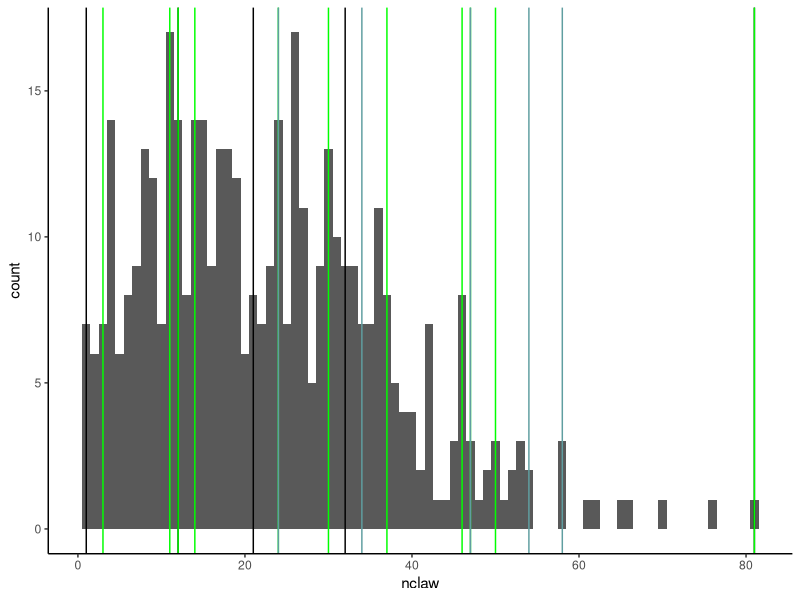
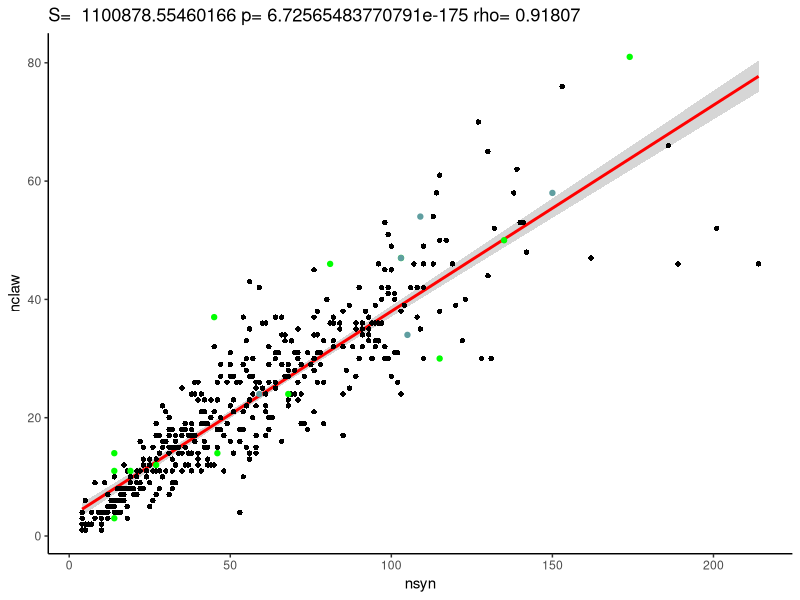
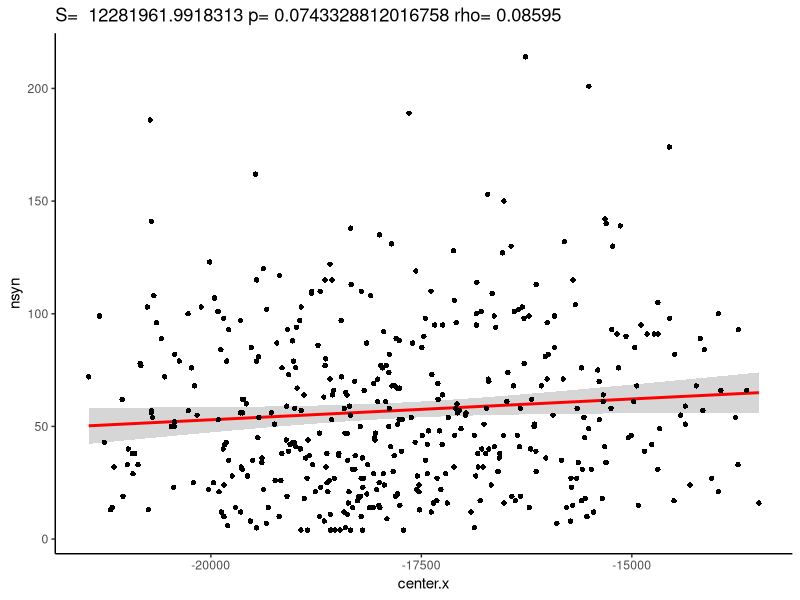
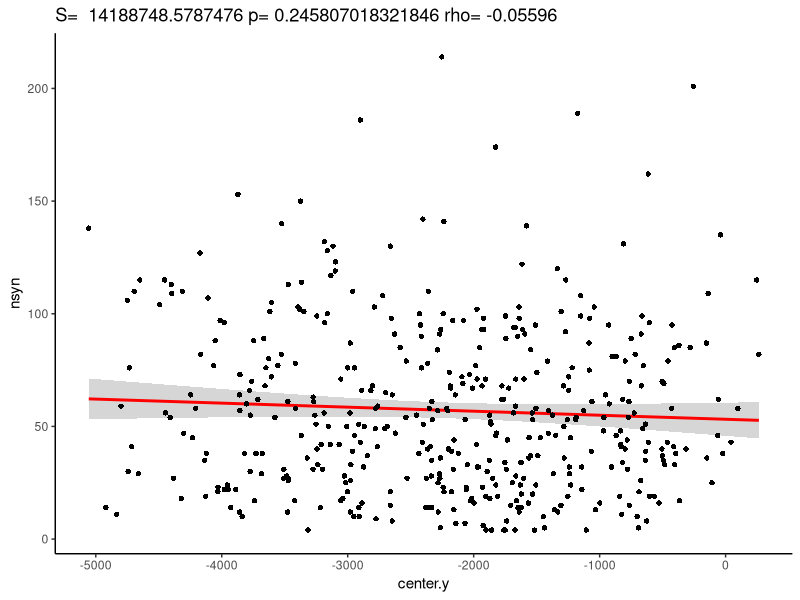
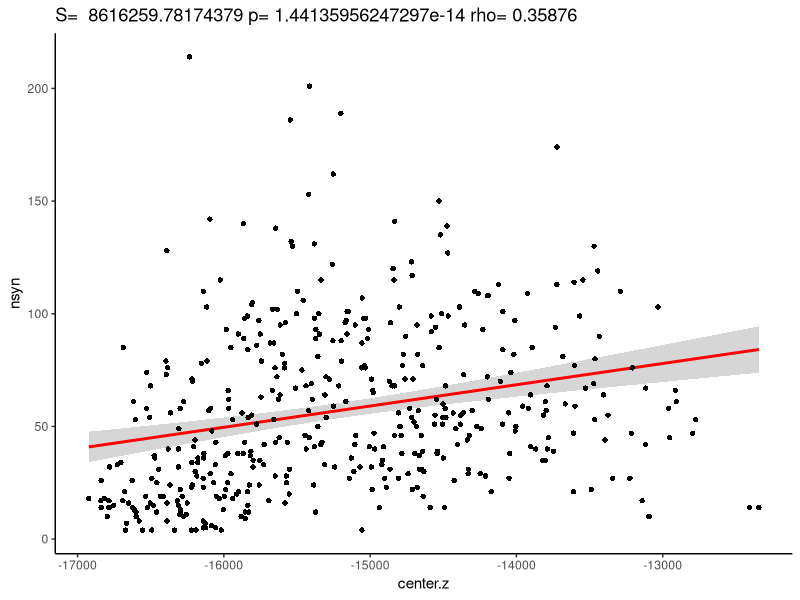
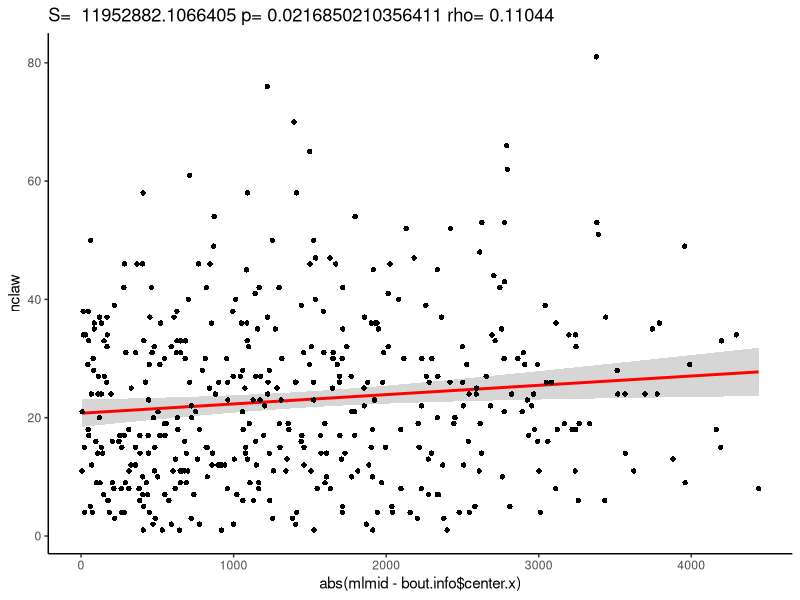
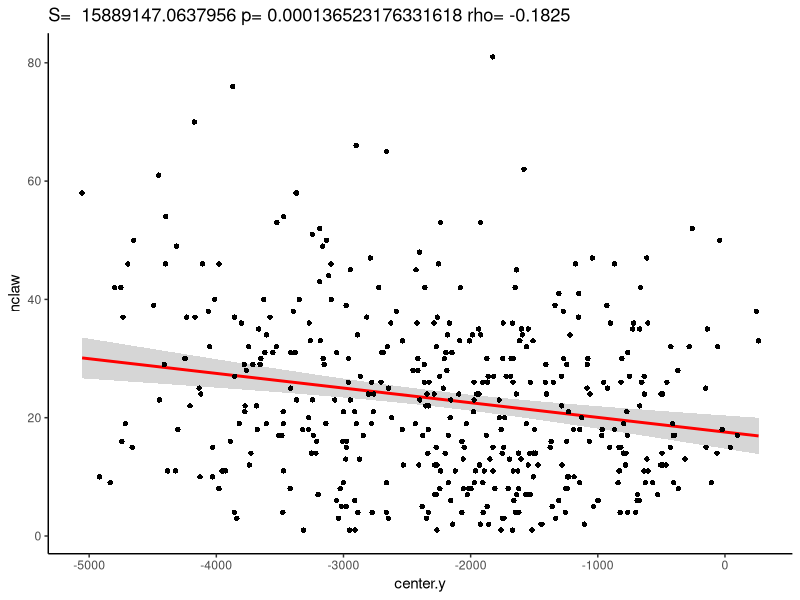
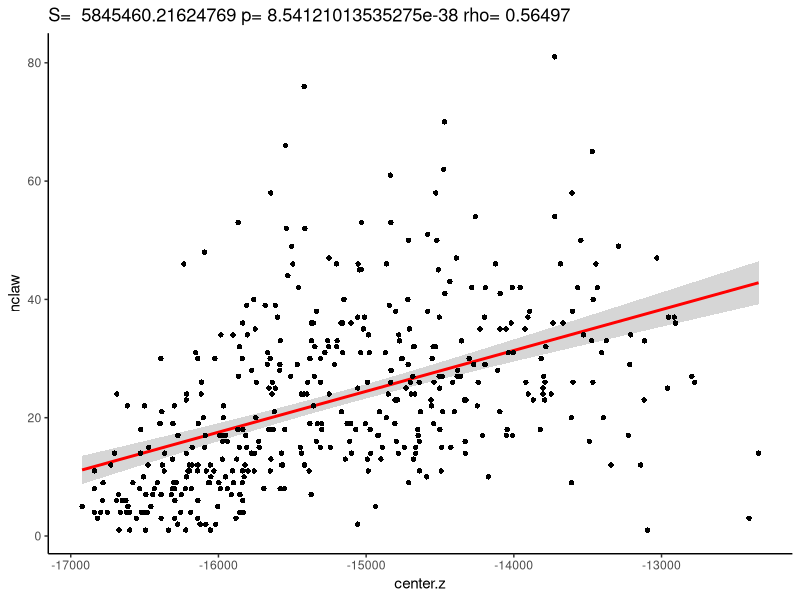

Write the R code that produced these figures, in order.
#KC claw number per bouton analysis.
#originally written 3/8/2024
#load packages------
library(ggplot2)
library(dplyr)
library(ggbeeswarm)
library(patchwork)
theme_set(theme_classic())
#set working directory and load files------
setwd("C:/Users/emmamtk/Desktop/CSVs for paper")
#KC info and claw info only for olfactory KCs (those in the main calyx)
kc.info <- read.csv('KC_info.csv')
claw.info <- read.csv('claw_info.csv')
#pn and bouton info
pn.info <- read.csv('PN_info.csv')
bout.info <- read.csv('bouton_info_KCconnectivity.csv')[,1:8]
#calculate number of claws on each bouton
for(i in 1:nrow(bout.info)){
  bclaws <- filter(claw.info, pn.boutId == bout.info$pn.boutId[i])
  #number of claws on that bouton
  bout.info$nclaw[i] <- nrow(bclaws)
}
#filter out boutons with 0 claws
bout.info <- bout.info[bout.info$nclaw>0,]


#plot number of claws per bouton distribution (2e)-----------
ggplot(bout.info, aes(x=nclaw))+geom_histogram(binwidth = 1)+geom_vline(xintercept = quantile(bout.info$nclaw))+
  geom_vline(xintercept = bout.info$nclaw[bout.info$pn.glomerulus=='DC1'], color='green')+
  geom_vline(xintercept = bout.info$nclaw[bout.info$pn.glomerulus=='DM3'], color='cadetblue')


ggsave('clawperbouton_histogram_DC1_values.pdf',
       width = 6, height = 4,units = 'in')
#plot number of claws by size of bouton (2e)----------
#shapiro test for normality
shapiro.test(bout.info$nclaw)
shapiro.test(bout.info$nsyn)
#none are normal will use spearman correlation formula to calculate values
test <- cor.test(bout.info$nclaw,bout.info$nsyn, method = 'spearman')
ggplot(bout.info,aes(nsyn,nclaw))+
  stat_smooth(method = 'lm', col = 'red', se = T, level =0.95)+
  geom_point(shape =16)+
  geom_point(data = filter(bout.info, pn.glomerulus == 'DC1'), aes(x=nsyn, y = nclaw), color = 'green')+
  geom_point(data = filter(bout.info, pn.glomerulus == 'DM3'), aes(x=nsyn, y = nclaw), color = 'cadetblue')+
  labs(title = paste('S= ',test$statistic, 'p=', test$p.value, 'rho=', round(test$estimate,5 )))
ggsave('clawperbouton_byboutonsize_withDC1DM3.pdf',
       width = 6, height = 6,units = 'in')


#bouton size along different anatomical axes (S2a)--------
#shapiro test for normality
shapiro.test(bout.info$center.x)
shapiro.test(bout.info$center.y)
shapiro.test(bout.info$center.z)
shapiro.test(bout.info$nsyn)
#none are normal will use spearman correlation formula to calculate values
test <- cor.test(bout.info$center.x,bout.info$nsyn, method = 'spearman')
ggplot(bout.info,aes(center.x,nsyn))+
  stat_smooth(method = 'lm', col = 'red', se = T, level =0.95)+
  geom_point(shape =16)+
  labs(title = paste('S= ',test$statistic, 'p=', test$p.value, 'rho=', round(test$estimate,5 )))
ggsave('boutonsizebybouton_xlocation.pdf',
       width = 6, height = 6,units = 'in')

test <- cor.test(bout.info$center.y,bout.info$nsyn, method = 'spearman')
ggplot(bout.info,aes(center.y,nsyn))+
  stat_smooth(method = 'lm', col = 'red', se = T, level =0.95)+
  geom_point(shape =16)+
  labs(title = paste('S= ',test$statistic, 'p=', test$p.value, 'rho=', round(test$estimate,5 )))
ggsave('boutonsizebybouton_ylocation.pdf',
       width = 6, height = 6,units = 'in')

test <- cor.test(bout.info$center.z,bout.info$nsyn, method = 'spearman')
ggplot(bout.info,aes(center.z,nsyn))+
  stat_smooth(method = 'lm', col = 'red', se = T, level =0.95)+
  geom_point(shape =16)+
  labs(title = paste('S= ',test$statistic, 'p=', test$p.value, 'rho=', round(test$estimate,5 )))
ggsave('boutonsizebybouton_zlocation.pdf',
       width = 6, height = 6,units = 'in')


#number of claws per bouton by bouton position (S2b)-------------
#plot number of claws by bouton ML position
mlmid <- median(bout.info$center.x)

shapiro.test(abs(mlmid-bout.info$center.x))
shapiro.test(bout.info$nclaw)

test <- cor.test(abs(mlmid-bout.info$center.x),bout.info$nclaw, method = 'spearman')
ggplot(bout.info,aes(abs(mlmid-bout.info$center.x),nclaw))+
  stat_smooth(method = 'lm', col = 'red', se = T, level =0.95)+
  geom_point(shape =16)+
  labs(title = paste('S= ',test$statistic, 'p=', test$p.value, 'rho=', round(test$estimate,5 )))
ggsave('clawperbouton_byboutonX.pdf',
       width = 6, height = 6,units = 'in')

#plot number of claws by bouton AP position
test <- cor.test(bout.info$center.y,bout.info$nclaw, method = 'spearman')
ggplot(bout.info,aes(center.y,nclaw))+
  stat_smooth(method = 'lm', col = 'red', se = T, level =0.95)+
  geom_point(shape =16)+
  labs(title = paste('S= ',test$statistic, 'p=', test$p.value, 'rho=', round(test$estimate,5 )))
ggsave('clawperbouton_byboutonY.pdf', width = 6, height = 6, units = 'in')
#plot number of claws by bouton DV position
test <- cor.test(bout.info$center.z,bout.info$nclaw, method = 'spearman')
ggplot(bout.info,aes(center.z,nclaw))+
  stat_smooth(method = 'lm', col = 'red', se = T, level =0.95)+
  geom_point(shape =16)+
  labs(title = paste('S= ',test$statistic, 'p=', test$p.value, 'rho=', round(test$estimate,5 )))
ggsave('clawperbouton_byboutonZ.pdf', width = 6, height = 6, units = 'in')
#plot boutons colored by number of claws (S2c)--------------------
#adding a column to assign bins to each claw per bouton value
bout.info <- bout.info%>% mutate(new_bin = cut(nclaw, breaks = c(seq(0,50,5),85)))
#bins are 5 apart between 0 and 50 there is another bin for values between 50 and 85
#making a palette for the binned data wtih 10 values 11th value will be black for boutons with more than 50 claws
pal <- colorRampPalette(c("#E6E7E8","#3A97FF","#8816A7"))(10)
#plot ML DV
ggplot(bout.info, aes(x= center.x, y = center.z, color = new_bin))+geom_point(shape = 20)+
  scale_color_manual(values=c(pal,'black'))
ggsave('clawperbouton_ML_DV.pdf', width = 6, height = 4, units = 'in')
#plot AP DV
ggplot(bout.info, aes(x= center.y, y = center.z, color = new_bin))+geom_point(shape = 20)+
  scale_color_manual(values=c(pal,'black'))
ggsave('clawperbouton_AP_DV.pdf', width = 6, height = 4, units = 'in')

#########fig 2h CLAW SPREAD###############
#for each kc calculate maximum spread on each axis---------
for(i in 1:nrow(kc.info)){
  kcclaws <- filter(claw.info, kc.bodyId == kc.info$kc.bodyId[i])
  kc.info$x.spread[i] <- abs(max(kcclaws$center.x)-min(kcclaws$center.x))
  kc.info$y.spread[i] <- abs(max(kcclaws$center.y)-min(kcclaws$center.y))
  kc.info$z.spread[i] <- abs(max(kcclaws$center.z)-min(kcclaws$center.z))
}
#plot ML (x) spread -----------
#size of M-L axis
mlscale <- max(bout.info$center.x)-min(bout.info$center.x)
ggplot()+
  #ML quarters
  geom_vline(xintercept=c(mlscale*.25,mlscale*.5,mlscale*.75,mlscale),color = 'red')+
  #all KCs
  stat_bin(data = filter(kc.info, nclaw>2), aes(x=x.spread),geom = 'line',binwidth = 100,color = 'black')+
  geom_vline(xintercept = median(kc.info$x.spread), color = 'black')+
  #gamma KCs
  stat_bin(data = filter(kc.info, kc.largetype=='gamma',nclaw>2), aes(x=x.spread),geom = 'line',binwidth = 100,color = 'darkblue')+
  geom_vline(xintercept = median(filter(kc.info, kc.largetype == 'gamma')$x.spread), color = 'darkblue')+
  #alpha'beta' KCs
  stat_bin(data = filter(kc.info, kc.largetype=='alphaprimebetaprime',nclaw>2), aes(x=x.spread),geom = 'line',binwidth = 100,color = 'green')+
  geom_vline(xintercept = median(filter(kc.info, kc.largetype == 'alphaprimebetaprime')$x.spread), color = 'green')+
  #alpha beta KCs
  stat_bin(data = filter(kc.info, kc.largetype=='alphabeta',nclaw>2), aes(x=x.spread),geom = 'line',binwidth = 100,color = 'cadetblue')+
  geom_vline(xintercept = median(filter(kc.info, kc.largetype == 'alphabeta')$x.spread), color = 'cadetblue')+
  ggtitle('blue gamma, green abprime lblue ab')+
  xlim(0,8000)+ylim(0,110)
ggsave('ML_x_clawspread_bytype.pdf',
       width = 4, height = 3,units = 'in')
#plot AP (y) spread ----------------
apscale <- max(bout.info$center.y)-min(bout.info$center.y)
ggplot()+
  #AP quarters
  geom_vline(xintercept=c(apscale*.25,apscale*.5,apscale*.75,apscale),color = 'red')+
  #all KCs
  stat_bin(data = filter(kc.info, nclaw>2), aes(x=y.spread),geom = 'line',binwidth = 100,color = 'black')+
  geom_vline(xintercept = median(kc.info$y.spread), color = 'black')+
  #gamma KCs
  stat_bin(data = filter(kc.info, kc.largetype=='gamma',nclaw>2), aes(x=y.spread),geom = 'line',binwidth = 100,color = 'darkblue')+
  geom_vline(xintercept = median(filter(kc.info, kc.largetype == 'gamma')$y.spread), color = 'darkblue')+
  #alpha'beta' KCs
  stat_bin(data = filter(kc.info, kc.largetype=='alphaprimebetaprime',nclaw>2), aes(x=y.spread),geom = 'line',binwidth = 100,color = 'green')+
  geom_vline(xintercept = median(filter(kc.info, kc.largetype == 'alphaprimebetaprime')$y.spread), color = 'green')+
  #alpha beta KCs
  stat_bin(data = filter(kc.info, kc.largetype=='alphabeta',nclaw>2), aes(x=y.spread),geom = 'line',binwidth = 100,color = 'cadetblue')+
  geom_vline(xintercept = median(filter(kc.info, kc.largetype == 'alphabeta')$y.spread), color = 'cadetblue')+
  ggtitle('blue gamma, green abprime lblue ab')+
  xlim(0,8000)+ylim(0,110)
ggsave('AP_y_clawspread_bytype.pdf',
       width = 4, height = 3,units = 'in')
#plot DV spread (z)--------------
dvscale <- max(bout.info$center.z)-min(bout.info$center.z)
ggplot()+
  #ML quarters
  geom_vline(xintercept=c(dvscale*.25,dvscale*.5,dvscale*.75,dvscale),color = 'red')+
  #all KCs
  stat_bin(data = filter(kc.info, nclaw>2), aes(x=z.spread),geom = 'line',binwidth = 100,color = 'black')+
  geom_vline(xintercept = median(kc.info$z.spread), color = 'black')+
  #gamma KCs
  stat_bin(data = filter(kc.info, kc.largetype=='gamma',nclaw>2), aes(x=z.spread),geom = 'line',binwidth = 100,color = 'darkblue')+
  geom_vline(xintercept = median(filter(kc.info, kc.largetype == 'gamma')$z.spread), color = 'darkblue')+
  #alpha'beta' KCs
  stat_bin(data = filter(kc.info, kc.largetype=='alphaprimebetaprime',nclaw>2), aes(x=z.spread),geom = 'line',binwidth = 100,color = 'green')+
  geom_vline(xintercept = median(filter(kc.info, kc.largetype == 'alphaprimebetaprime')$z.spread), color = 'green')+
  #alpha beta KCs
  stat_bin(data = filter(kc.info, kc.largetype=='alphabeta',nclaw>2), aes(x=z.spread),geom = 'line',binwidth = 100,color = 'cadetblue')+
  geom_vline(xintercept = median(filter(kc.info, kc.largetype == 'alphabeta')$z.spread), color = 'cadetblue')+
  ggtitle('blue gamma, green abprime lblue ab')+
  xlim(0,8000)+ylim(0,110)
ggsave('DV_z_clawspread_bytype.pdf',
       width = 4, height = 3,units = 'in')


#plot claw number vs claw spread----------------------
ggplot(filter(kc.info, nclaw>2, kc.largetype != 'unknown'), 
       aes(x= as.factor(nclaw), y = x.spread))+
  geom_jitter()+geom_boxplot()+facet_grid(~kc.largetype)+
  ylim(0,6500)
ggsave('ML_x_clawspread_byclawnumber.pdf',
       width = 10, height = 4,units = 'in')

ggplot(filter(kc.info, nclaw>2, kc.largetype != 'unknown'), 
       aes(x= as.factor(nclaw), y = y.spread))+
  geom_jitter()+geom_boxplot()+facet_grid(~kc.largetype)+
  ylim(0,6500)
ggsave('AP_y_clawspread_byclawnumber.pdf',
       width = 10, height = 4,units = 'in')

ggplot(filter(kc.info, nclaw>2, kc.largetype != 'unknown'), 
       aes(x= as.factor(nclaw), y = z.spread))+
  geom_jitter()+geom_boxplot()+facet_grid(~kc.largetype)+
  ylim(0,6500)
ggsave('DV_z_clawspread_byclawnumber.pdf',
       width = 10, height = 4,units = 'in')

